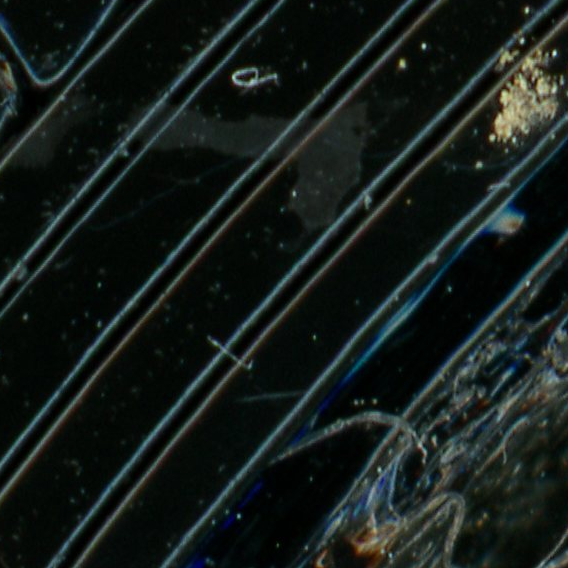
#> input picture crops/K1_Fe2O3001 (1)_obj1089.png, 568 x 568 px
$ python analyze_plate.py '../crops/K1_Fe2O3001 (1)_obj1089.png'
#> lines starting #> are read from the running program, lines starting #| are printed output that depends on the picture
### collembola_pipeline/preprocess.py
"""Image preprocessing utilities for collembola detection."""

from __future__ import annotations
import numpy as np
from typing import Optional


def normalize_brightness(
    image: np.ndarray,
    target_median: float = 50.0,
    auto: bool = True,
    threshold: float = 45.0,
) -> np.ndarray:
    """
    Normalize image brightness to improve detection on dark/light images.

    Args:
        image: RGB image as numpy array (H, W, 3)
        target_median: Target median brightness value (0-255)
        auto: If True, only normalize if current median differs significantly
        threshold: Minimum median brightness threshold for auto normalization

    Returns:
        Brightness-normalized image as uint8 array
    """
    current_median = float(np.median(image))

    # Auto mode: only normalize if image is significantly dark
    if auto and current_median >= threshold:
        return image

    # Calculate adjustment needed
    adjustment = target_median - current_median

    # Apply adjustment and clip to valid range
    adjusted = np.clip(image.astype(float) + adjustment, 0, 255).astype(np.uint8)

    return adjusted


def get_brightness_stats(image: np.ndarray) -> dict:
    """Get brightness statistics for an image."""
    return {
        "median": float(np.median(image)),
        "mean": float(image.mean()),
        "std": float(image.std()),
        "min": int(image.min()),
        "max": int(image.max()),
        "mean_rgb": tuple(float(image[:, :, i].mean()) for i in range(3)),
    }

### collembola_pipeline/segment.py
from __future__ import annotations
from typing import List, Dict, Any, Tuple
import numpy as np
from skimage.transform import resize

from .config import (
    SAM_CHECKPOINT,
    SAM_MODEL_TYPE,
    SAM_AUTOMASK_PARAMS,
    SAM_AUTOMASK_GPU_PARAMS,
    SAM_AUTOMASK_CPU_PARAMS,
    DOWNSCALE_MAX_SIDE,
)


def _maybe_downscale(
    image: np.ndarray, device: str, max_side: int
) -> Tuple[np.ndarray, float]:
    h, w = image.shape[:2]
    scale = 1.0
    if device.startswith("cpu") or device == "cpu":
        ms = max(h, w)
        if ms > max_side:
            scale = max_side / float(ms)
            new_h = max(1, int(round(h * scale)))
            new_w = max(1, int(round(w * scale)))
            # skimage resize returns float; preserve range then cast back
            img_ds = resize(
                image,
                (new_h, new_w),
                order=1,
                anti_aliasing=True,
                preserve_range=True,
            ).astype(image.dtype)
            return img_ds, scale
    return image, scale


# [33 lines left out: function _rescale_masks_to_original, not called in this run]


def load_sam(device: str = "cuda"):
    from segment_anything import sam_model_registry, SamAutomaticMaskGenerator

    sam = sam_model_registry[SAM_MODEL_TYPE](checkpoint=str(SAM_CHECKPOINT))
    sam.to(device)
    # Choose params based on device to aim for higher recall on GPU
    if device.startswith("cuda") or device == "cuda":
        params = dict(SAM_AUTOMASK_GPU_PARAMS)
    else:
        params = dict(SAM_AUTOMASK_CPU_PARAMS)
    # Fallback to base params where override missing
    base = dict(SAM_AUTOMASK_PARAMS)
    base.update(params)
    mask_generator = SamAutomaticMaskGenerator(model=sam, **base)
    return mask_generator


def generate_masks(
    image: np.ndarray,
    device: str = "cuda",
    auto_downscale_cpu: bool = True,
    downscale_max_side: int = DOWNSCALE_MAX_SIDE,
) -> List[Dict[str, Any]]:
    """
    Generate SAM masks for an image.
    - CPU: optionally downscale large images to avoid OOM.
    - GPU: for very large images, process in overlapping tiles to avoid CUDA OOM.
    - Masks' bboxes are mapped to original coordinates; segmentations remain per-mask arrays.
    """
    from .config import TILE_MAX_SIDE, TILE_OVERLAP

    # [39 lines left out: functions iou, dedup_by_iou, not called in this run]

    H, W = image.shape[:2]

    # CPU path: optional downscale to avoid OOM
    if device == "cpu" or device.startswith("cpu"):
        original_hw = (H, W)
        img_in, scale = (image, 1.0)
        if auto_downscale_cpu:
            img_in, scale = _maybe_downscale(image, device, downscale_max_side)
        mask_generator = load_sam(device=device)
        masks = mask_generator.generate(img_in)
        masks = _rescale_masks_to_original(masks, original_hw, scale)
        return masks

    # GPU path: tile if image is very large
    max_side = max(H, W)
    mask_generator = load_sam(device=device)
    if max_side <= TILE_MAX_SIDE:
        return mask_generator.generate(image)

    # Build tile start indices with overlap and coverage to the end
    # [6 lines left out: function starts, not called in this run]

    tiles_y = starts(H, TILE_MAX_SIDE, TILE_OVERLAP)
    tiles_x = starts(W, TILE_MAX_SIDE, TILE_OVERLAP)

    all_masks: List[Dict[str, Any]] = []
    for y0 in tiles_y:
        for x0 in tiles_x:
            y1 = min(H, y0 + TILE_MAX_SIDE)
            x1 = min(W, x0 + TILE_MAX_SIDE)
            tile = image[y0:y1, x0:x1]
            tmasks = mask_generator.generate(tile)
            for m in tmasks:
                # shift bbox to global coordinates
                bx, by, bw, bh = m.get("bbox", [0, 0, 0, 0])
                m["bbox"] = [int(bx + x0), int(by + y0), int(bw), int(bh)]
                all_masks.append(m)
    # Deduplicate overlapping masks across tiles
    return dedup_by_iou(all_masks, thr=0.7)

### collembola_pipeline/analyze_plate.py
from __future__ import annotations
from pathlib import Path
from typing import List, Dict, Any

import numpy as np
import pandas as pd
from PIL import Image
from tqdm.auto import tqdm
from tqdm.auto import tqdm
from tqdm.auto import tqdm
from tqdm.auto import tqdm
from tqdm.auto import tqdm

from .config import (
    OUTPUTS_DIR,
    CSV_DIR,
    OVERLAYS_DIR,
    CLASSIFIER_THRESHOLD,
    MIN_AREA_PX,
    MIN_MAJOR_PX,
    MIN_MINOR_PX,
    MAX_AREA_PX,
    MAX_MAJOR_PX,
    MAX_MINOR_PX,
    MIN_SOLIDITY,
    MIN_ECCENTRICITY,
    MIN_ASPECT_RATIO,
    MAX_ASPECT_RATIO,
)
from .segment import generate_masks
from .classify import load_classifier, is_organism, get_val_transform
from .morphology import mask_measurements
from .visualize import draw_overlay
from .preprocess import normalize_brightness, get_brightness_stats
from typing import Iterable


def crop_from_bbox(img: Image.Image, bbox, pad: int = 5) -> Image.Image:
    x, y, w, h = map(int, bbox)
    H, W = img.height, img.width
    x0 = max(0, x - pad)
    y0 = max(0, y - pad)
    x1 = min(W, x + w + pad)
    y1 = min(H, y + h + pad)
    return img.crop((x0, y0, x1, y1))


def analyze_plate(
    image_path: Path,
    device: str = "cpu",
    threshold: float = CLASSIFIER_THRESHOLD,
    verbose: bool = False,
    auto_brightness: bool = True,
) -> dict:
#> called with device = 'cpu', threshold = 0.97, verbose = False, auto_brightness = True
    print("Starting analyze_plate", flush=True)
    if verbose:
        print(f"[analyze] Segmenting {image_path.name} on {device}…", flush=True)
    image = Image.open(image_path).convert("RGB")
#> image is the input picture: PIL image 568x568 RGB; mean R, G, B 21, 28.6, 25.7
    np_img = np.array(image)

    # 0) Optional brightness normalization for dark images
    if auto_brightness:
        stats_before = get_brightness_stats(np_img)
#> stats_before = {'median': 11, 'mean': 25.1, 'std': 29.95, 'min': 0, 'max': 234, 'mean_rgb': (21, 28.63, 25.68)}
        np_img = normalize_brightness(
            np_img, target_median=50.0, auto=True, threshold=45.0
        )
#> in normalize_brightness, `current_median = float(np.median(image))`: current_median = 11
#> in normalize_brightness, `adjustment = target_median - current_median`: adjustment = 39
#> in normalize_brightness, `adjusted = np.clip(image.astype(float) + adjustment, 0, 255).astype(np..`:
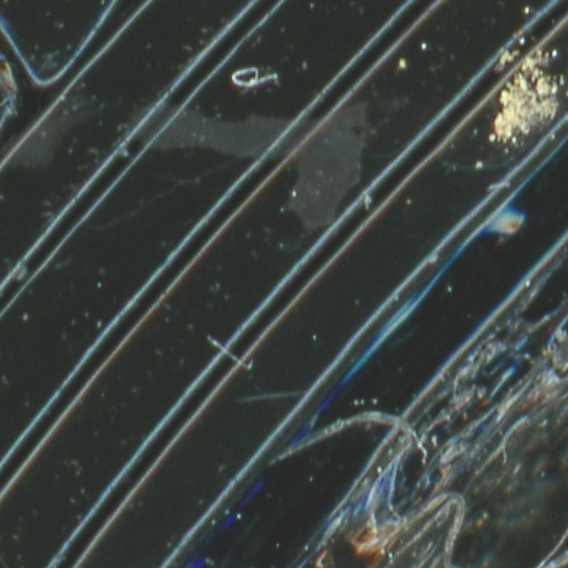
#> adjusted: shape (568, 568, 3); mean R, G, B 60, 67.6, 64.7
        stats_after = get_brightness_stats(np_img)
#> stats_after = {'median': 50, 'mean': 64.1, 'std': 29.95, 'min': 39, 'max': 255, 'mean_rgb': (60, 67.63, 64.68)}
        if verbose and stats_after["median"] != stats_before["median"]:
            print(
                f"[analyze] Brightness normalized: {stats_before['median']:.1f} -> {stats_after['median']:.1f}",
                flush=True,
            )

    # 1) Segment with SAM (handles optional CPU downscale internally)
    masks: List[Dict[str, Any]] = generate_masks(np_img, device=device)
#> in generate_masks, `img_in, scale = (image, 1.0)`: scale = 1
    if verbose:
        print(f"[analyze] Found {len(masks)} mask proposals. Classifying…", flush=True)

    # 2) Classifier
    model = load_classifier(device=device)
    t = get_val_transform()

    # Convert normalized numpy array back to PIL Image for cropping
    image_for_crops = Image.fromarray(np_img)

    rows: List[Dict[str, Any]] = []
    accepted = 0
    iterator = enumerate(masks)
    if verbose:
        iterator = tqdm(
            enumerate(masks),
            total=len(masks),
            desc=f"Classify {image_path.stem}",
            leave=False,
        )
    for idx, m in iterator:
        bbox = m.get("bbox") or [0, 0, 0, 0]
        crop = crop_from_bbox(image_for_crops, bbox)
        ok, p = is_organism(
            crop, model, threshold=threshold, transform=t, device=device
        )
        if not ok:
            if verbose and hasattr(iterator, "set_postfix"):
                iterator.set_postfix(accepted=accepted)
            continue
        meas = mask_measurements(m["segmentation"]) if "segmentation" in m else {}
        area_px = int(meas.get("area_px", 0))
        major_px = float(meas.get("major_axis_px", 0))
        minor_px = float(meas.get("minor_axis_px", 0))
        # Min-size filters to drop tiny false positives
        if area_px < MIN_AREA_PX or major_px < MIN_MAJOR_PX or minor_px < MIN_MINOR_PX:
            if verbose and hasattr(iterator, "set_postfix"):
                iterator.set_postfix(accepted=accepted)
            continue
        # Max-size filters to drop large debris
        if area_px > MAX_AREA_PX or major_px > MAX_MAJOR_PX or minor_px > MAX_MINOR_PX:
            if verbose and hasattr(iterator, "set_postfix"):
                iterator.set_postfix(accepted=accepted)
            continue
        # Shape filters for precision
        solidity = float(meas.get("solidity", 0.0))
        ecc = float(meas.get("eccentricity", 0.0))
        ar = (minor_px / major_px) if major_px > 0 else 1.0
        if (
            solidity < MIN_SOLIDITY
            or ecc < MIN_ECCENTRICITY
            or ar < MIN_ASPECT_RATIO
            or ar > MAX_ASPECT_RATIO
        ):
            if verbose and hasattr(iterator, "set_postfix"):
                iterator.set_postfix(accepted=accepted)
            continue
        row = dict(
            plate_name=image_path.name,
            organism_id=idx,
            bbox_x=int(bbox[0]),
            bbox_y=int(bbox[1]),
            bbox_w=int(bbox[2]),
            bbox_h=int(bbox[3]),
            area_px=area_px,
            major_axis_px=major_px,
            minor_axis_px=minor_px,
            p_collembola=float(p),
        )
        row.update(meas)
        rows.append(row)
        accepted += 1
        if verbose and hasattr(iterator, "set_postfix"):
            iterator.set_postfix(accepted=accepted)

    df = pd.DataFrame(rows)
    OUTPUTS_DIR.mkdir(parents=True, exist_ok=True)
    CSV_DIR.mkdir(parents=True, exist_ok=True)
    OVERLAYS_DIR.mkdir(parents=True, exist_ok=True)
    out_csv = CSV_DIR / f"{image_path.stem}_organisms.csv"
    df.to_csv(out_csv, index=False)

    # Overlay visualization
    overlay_out = OVERLAYS_DIR / f"{image_path.stem}_overlay.png"
    try:
        draw_overlay(np.array(image), masks, rows, overlay_out)
    except Exception:
        pass

    if verbose:
        print(
            f"[analyze] Done {image_path.name}: masks={len(masks)} accepted={accepted} -> {out_csv.name}",
            flush=True,
        )

    return dict(
        plate=str(image_path),
        n_masks=len(masks),
        n_organisms=int(accepted),
        csv=str(out_csv),
        overlay=str(overlay_out),
    )


if __name__ == "__main__":
    import argparse, json

    p = argparse.ArgumentParser()
    p.add_argument("image", type=Path)
    p.add_argument("--device", default="cpu")
    p.add_argument("--threshold", type=float, default=CLASSIFIER_THRESHOLD)
    p.add_argument("--verbose", action="store_true")
    p.add_argument(
        "--no-auto-brightness",
        dest="auto_brightness",
        action="store_false",
        help="Disable automatic brightness normalization",
    )
    args = p.parse_args()

#> (the run stopped early here; a loop or call above may not have finished)

$ run again, on crops/K1_Fe2O3001 (1)_obj1131.png
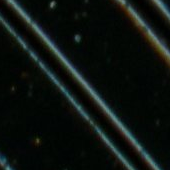
#> input picture crops/K1_Fe2O3001 (1)_obj1131.png, 170 x 170 px
#> in analyze_plate, image is the input picture: PIL image 170x170 RGB; mean R, G, B 13.1, 19.2, 15.8
#> stats_before = {'median': 6, 'mean': 16.05, 'std': 25.67, 'min': 0, 'max': 148, 'mean_rgb': (13.13, 19.21, 15.81)}
#> current_median = 6
#> adjustment = 44
#> in normalize_brightness, `adjusted = np.clip(image.astype(float) + adjustment, 0, 255).astype(np..`:
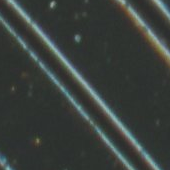
#> adjusted: shape (170, 170, 3); mean R, G, B 57.1, 63.2, 59.8
#> stats_after = {'median': 50, 'mean': 60.05, 'std': 25.67, 'min': 44, 'max': 192, 'mean_rgb': (57.13, 63.21, 59.81)}
#> scale = 1

$ run again, on crops/K1_Fe2O3001 (1)_obj1249.png
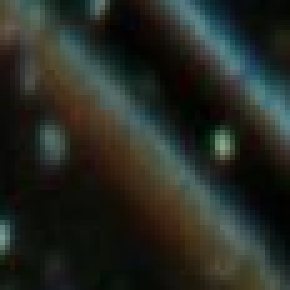
#> input picture crops/K1_Fe2O3001 (1)_obj1249.png, 58 x 58 px (shown 5 times larger)
#> in analyze_plate, image is the input picture: PIL image 58x58 RGB; mean R, G, B 37.9, 41.9, 35.4
#> stats_before = {'median': 27, 'mean': 38.42, 'std': 30.77, 'min': 0, 'max': 165, 'mean_rgb': (37.95, 41.9, 35.42)}
#> current_median = 27
#> adjustment = 23
#> in normalize_brightness, `adjusted = np.clip(image.astype(float) + adjustment, 0, 255).astype(np..`:
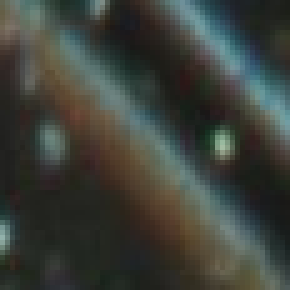
#> adjusted: shape (58, 58, 3) (shown 5 times larger); mean R, G, B 60.9, 64.9, 58.4
#> stats_after = {'median': 50, 'mean': 61.42, 'std': 30.77, 'min': 23, 'max': 188, 'mean_rgb': (60.95, 64.9, 58.42)}
#> scale = 1
